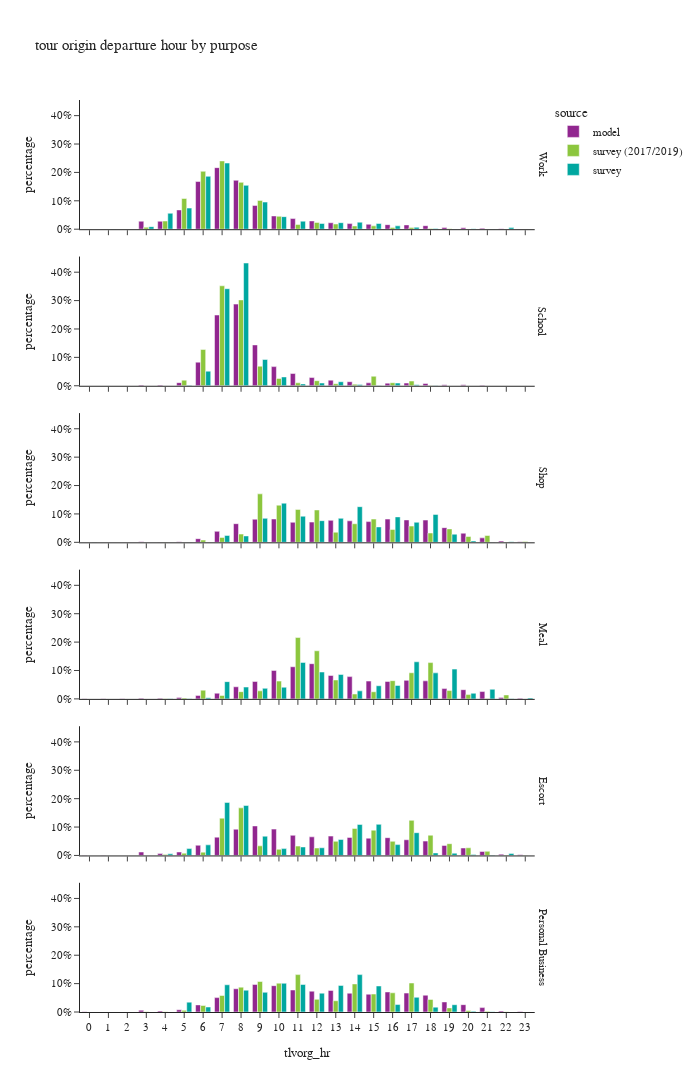

The code cell stored with this chart in its notebook:
### Markdown cell above
## time choice by purpose

### Code cell
df_plot = df_tour.groupby(['tlvorg_hr','pdpurp_label','source'])['toexpfac'].sum().reset_index()
df_plot['percentage'] = df_plot.groupby(['pdpurp_label','source'], group_keys=False)['toexpfac']. \
    apply(lambda x: x / float(x.sum()))

fig = px.bar(df_plot.sort_values(['pdpurp_label']),
             x="tlvorg_hr", y="percentage", color="source",barmode="group",
             facet_row='pdpurp_label',
             hover_data=['toexpfac'],
             title="tour origin departure hour by purpose")
fig.update_layout(height=1500, width=700)
fig.for_each_annotation(lambda a: a.update(text = a.text.split("=")[-1]))
fig.for_each_xaxis(lambda a: a.update(dict(dtick = 1, categoryorder='category ascending')))
fig.for_each_yaxis(lambda a: a.update(dict(tickformat=".0%")))
fig.show()

### Figure 1 — Plotly figure (JSON) as saved in the notebook; plotly's stock layout.template omitted (floating-point values rounded to 4 significant figures)
{"data": [{"alignmentgroup": "True", "customdata": [[1016.0], [2096.0], [38580.0], [40250.0], [31240.0], [38860.0], [24050.0], [51810.0], [238200.0], [232100.0], [1540.0], [115700.0], [64560.0], [93910.0], [27320.0], [20970.0], [4596.0], [17040.0], [641.0], [8536.0], [6839.0], [299700.0], [22180.0], [271.0]], "hovertemplate": "source=model<br>pdpurp_label=Work<br>tlvorg_hr=%{x}<br>percentage=%{y}<br>toexpfac=%{customdata[0]}<extra></extra>", "legendgroup": "model", "marker": {"color": "#91268F", "pattern": {"shape": ""}}, "name": "model", "offsetgroup": "model", "orientation": "v", "showlegend": true, "textposition": "auto", "x": [0, 22, 4, 12, 13, 3, 15, 11, 8, 6, 23, 9, 10, 5, 14, 17, 21, 18, 1, 19, 20, 7, 16, 2], "xaxis": "x6", "y": [0.0007352, 0.001517, 0.02792, 0.02913, 0.02261, 0.02812, 0.0174, 0.03749, 0.1723, 0.1679, 0.001114, 0.08375, 0.04672, 0.06796, 0.01977, 0.01517, 0.003326, 0.01233, 0.0004638, 0.006177, 0.004949, 0.2168, 0.01605, 0.0001961], "yaxis": "y6", "type": "bar"}, {"alignmentgroup": "True", "customdata": [[104600.0], [2702.0], [209100.0], [2499.0], [7449.0], [181200.0], [10380.0], [1550.0], [21050.0], [14410.0], [6970.0], [31360.0], [17.0], [49030.0], [6740.0], [5821.0], [3.0], [2.0], [60480.0], [2071.0], [12.0], [1747.0], [7972.0], [6.0]], "hovertemplate": "source=model<br>pdpurp_label=School<br>tlvorg_hr=%{x}<br>percentage=%{y}<br>toexpfac=%{customdata[0]}<extra></extra>", "legendgroup": "model", "marker": {"color": "#91268F", "pattern": {"shape": ""}}, "name": "model", "offsetgroup": "model", "orientation": "v", "showlegend": false, "textposition": "auto", "x": [9, 19, 8, 20, 15, 7, 14, 21, 12, 13, 17, 11, 22, 10, 16, 18, 2, 1, 6, 3, 23, 4, 5, 0], "xaxis": "x5", "y": [0.1439, 0.003716, 0.2876, 0.003436, 0.01024, 0.2492, 0.01428, 0.002131, 0.02894, 0.01982, 0.009584, 0.04312, 2.338e-05, 0.06742, 0.009268, 0.008004, 4.125e-06, 2.75e-06, 0.08317, 0.002848, 1.65e-05, 0.002402, 0.01096, 8.251e-06], "yaxis": "y5", "type": "bar"}, {"alignmentgroup": "True", "customdata": [[3527.0], [67440.0], [1933.0], [58450.0], [59900.0], [1681.0], [12850.0], [67190.0], [57900.0], [879.0], [195.0], [64760.0], [63530.0], [62130.0], [42430.0], [31790.0], [10570.0], [523.0], [26340.0], [53890.0], [66800.0], [382.0], [64380.0], [1372.0]], "hovertemplate": "source=model<br>pdpurp_label=Shop<br>tlvorg_hr=%{x}<br>percentage=%{y}<br>toexpfac=%{customdata[0]}<extra></extra>", "legendgroup": "model", "marker": {"color": "#91268F", "pattern": {"shape": ""}}, "name": "model", "offsetgroup": "model", "orientation": "v", "showlegend": false, "textposition": "auto", "x": [22, 10, 5, 12, 15, 23, 21, 16, 11, 4, 2, 17, 13, 14, 19, 7, 6, 0, 20, 8, 9, 1, 18, 3], "xaxis": "x4", "y": [0.004297, 0.08216, 0.002355, 0.07121, 0.07297, 0.002048, 0.01566, 0.08186, 0.07054, 0.001071, 0.0002376, 0.07889, 0.0774, 0.07569, 0.05169, 0.03872, 0.01288, 0.0006372, 0.03208, 0.06566, 0.08138, 0.0004654, 0.07843, 0.001671], "yaxis": "y4", "type": "bar"}, {"alignmentgroup": "True", "customdata": [[971.0], [37030.0], [112.0], [12200.0], [17120.0], [373.0], [29600.0], [29980.0], [30800.0], [276.0], [29000.0], [15300.0], [47390.0], [58520.0], [53430.0], [991.0], [2156.0], [20120.0], [5815.0], [38910.0], [28980.0], [9450.0], [2490.0], [1103.0]], "hovertemplate": "source=model<br>pdpurp_label=Meal<br>tlvorg_hr=%{x}<br>percentage=%{y}<br>toexpfac=%{customdata[0]}<extra></extra>", "legendgroup": "model", "marker": {"color": "#91268F", "pattern": {"shape": ""}}, "name": "model", "offsetgroup": "model", "orientation": "v", "showlegend": false, "textposition": "auto", "x": [23, 14, 2, 21, 19, 0, 15, 18, 17, 1, 16, 20, 10, 12, 11, 4, 22, 8, 6, 13, 9, 7, 5, 3], "xaxis": "x3", "y": [0.002057, 0.07843, 0.0002372, 0.02583, 0.03627, 0.00079, 0.06271, 0.0635, 0.06524, 0.0005846, 0.06143, 0.03241, 0.1004, 0.124, 0.1132, 0.002099, 0.004567, 0.04262, 0.01232, 0.08242, 0.06139, 0.02002, 0.005274, 0.002336], "yaxis": "y3", "type": "bar"}, {"alignmentgroup": "True", "customdata": [[9300.0], [70870.0], [10600.0], [38740.0], [20060.0], [27040.0], [49410.0], [3342.0], [350.0], [79720.0], [42400.0], [9278.0], [50290.0], [160.0], [48680.0], [52260.0], [46630.0], [305.0], [1578.0], [48000.0], [4964.0], [54430.0], [71130.0], [27570.0]], "hovertemplate": "source=model<br>pdpurp_label=Escort<br>tlvorg_hr=%{x}<br>percentage=%{y}<br>toexpfac=%{customdata[0]}<extra></extra>", "legendgroup": "model", "marker": {"color": "#91268F", "pattern": {"shape": ""}}, "name": "model", "offsetgroup": "model", "orientation": "v", "showlegend": false, "textposition": "auto", "x": [5, 8, 21, 18, 20, 19, 7, 22, 0, 9, 17, 3, 12, 2, 14, 13, 15, 1, 23, 16, 4, 11, 10, 6], "xaxis": "x2", "y": [0.01212, 0.09239, 0.01381, 0.0505, 0.02615, 0.03525, 0.06441, 0.004357, 0.0004563, 0.1039, 0.05527, 0.01209, 0.06556, 0.0002086, 0.06346, 0.06813, 0.06078, 0.0003976, 0.002057, 0.06257, 0.006471, 0.07095, 0.09272, 0.03595], "yaxis": "y2", "type": "bar"}, {"alignmentgroup": "True", "customdata": [[1082.0], [11950.0], [2620.0], [19890.0], [63020.0], [39040.0], [19280.0], [6091.0], [2772.0], [4978.0], [84.0], [244.0], [382.0], [74800.0], [71450.0], [27330.0], [45620.0], [51310.0], [54420.0], [48320.0], [51050.0], [58580.0], [56510.0], [59720.0]], "hovertemplate": "source=model<br>pdpurp_label=Personal Business<br>tlvorg_hr=%{x}<br>percentage=%{y}<br>toexpfac=%{customdata[0]}<extra></extra>", "legendgroup": "model", "marker": {"color": "#91268F", "pattern": {"shape": ""}}, "name": "model", "offsetgroup": "model", "orientation": "v", "showlegend": false, "textposition": "auto", "x": [23, 21, 22, 20, 8, 7, 6, 5, 4, 3, 2, 1, 0, 9, 10, 19, 18, 17, 16, 15, 14, 13, 12, 11], "xaxis": "x", "y": [0.001404, 0.01551, 0.0034, 0.02581, 0.08178, 0.05066, 0.02503, 0.007905, 0.003598, 0.00646, 0.000109, 0.0003167, 0.0004958, 0.09707, 0.09273, 0.03547, 0.05921, 0.06659, 0.07062, 0.06271, 0.06626, 0.07602, 0.07333, 0.0775], "yaxis": "y", "type": "bar"}, {"alignmentgroup": "True", "customdata": [[26840.0], [47070.0], [38840.0], [29710.0], [18520.0], [11540.0], [988.7], [393100.0], [333500.0], [269800.0], [165900.0], [176800.0], [988.7], [74340.0], [19190.0], [9235.0], [4129.0], [0.0], [2190.0], [1627.0], [663.4], [2.034], [10080.0], [66.61]], "hovertemplate": "source=survey (2017/2019)<br>pdpurp_label=Work<br>tlvorg_hr=%{x}<br>percentage=%{y}<br>toexpfac=%{customdata[0]}<extra></extra>", "legendgroup": "survey (2017/2019)", "marker": {"color": "#8CC63E", "pattern": {"shape": ""}}, "name": "survey (2017/2019)", "offsetgroup": "survey (2017/2019)", "orientation": "v", "showlegend": true, "textposition": "auto", "x": [11, 4, 12, 13, 14, 3, 22, 7, 6, 8, 9, 5, 23, 10, 15, 17, 18, 1, 19, 20, 0, 21, 16, 2], "xaxis": "x6", "y": [0.01642, 0.02879, 0.02376, 0.01817, 0.01133, 0.007056, 0.0006047, 0.2404, 0.204, 0.165, 0.1015, 0.1081, 0.0006047, 0.04547, 0.01173, 0.005648, 0.002525, 0.0, 0.001339, 0.0009952, 0.0004057, 1.244e-06, 0.006165, 4.074e-05], "yaxis": "y6", "type": "bar"}, {"alignmentgroup": "True", "customdata": [[9372.0], [0.0], [36240.0], [75.15], [158900.0], [0.0], [185000.0], [2900.0], [5635.0], [3741.0], [8699.0], [5464.0], [0.0], [13590.0], [675.1], [17570.0], [0.0], [0.0], [0.0], [0.0], [67140.0], [0.0], [10420.0], [0.0]], "hovertemplate": "source=survey (2017/2019)<br>pdpurp_label=School<br>tlvorg_hr=%{x}<br>percentage=%{y}<br>toexpfac=%{customdata[0]}<extra></extra>", "legendgroup": "survey (2017/2019)", "marker": {"color": "#8CC63E", "pattern": {"shape": ""}}, "name": "survey (2017/2019)", "offsetgroup": "survey (2017/2019)", "orientation": "v", "showlegend": false, "textposition": "auto", "x": [12, 22, 9, 19, 8, 20, 7, 14, 16, 13, 17, 11, 21, 10, 18, 15, 4, 1, 2, 3, 6, 23, 5, 0], "xaxis": "x5", "y": [0.01784, 0.0, 0.06898, 0.000143, 0.3024, 0.0, 0.3521, 0.005519, 0.01073, 0.00712, 0.01656, 0.0104, 0.0, 0.02586, 0.001285, 0.03345, 0.0, 0.0, 0.0, 0.0, 0.1278, 0.0, 0.01984, 0.0], "yaxis": "y5", "type": "bar"}, {"alignmentgroup": "True", "customdata": [[0.0], [18880.0], [102900.0], [35570.0], [16070.0], [44950.0], [64360.0], [0.5453], [91120.0], [608.1], [89630.0], [28020.0], [37190.0], [2124.0], [83.25], [6154.0], [13480.0], [22830.0], [51440.0], [134200.0], [313.6], [11.09], [25820.0], [557.4]], "hovertemplate": "source=survey (2017/2019)<br>pdpurp_label=Shop<br>tlvorg_hr=%{x}<br>percentage=%{y}<br>toexpfac=%{customdata[0]}<extra></extra>", "legendgroup": "survey (2017/2019)", "marker": {"color": "#8CC63E", "pattern": {"shape": ""}}, "name": "survey (2017/2019)", "offsetgroup": "survey (2017/2019)", "orientation": "v", "showlegend": false, "textposition": "auto", "x": [1, 21, 10, 16, 20, 17, 15, 2, 11, 4, 12, 13, 19, 23, 0, 6, 7, 8, 14, 9, 5, 3, 18, 22], "xaxis": "x4", "y": [0.0, 0.02401, 0.1309, 0.04524, 0.02043, 0.05717, 0.08185, 6.935e-07, 0.1159, 0.0007734, 0.114, 0.03564, 0.04729, 0.002701, 0.0001059, 0.007827, 0.01714, 0.02903, 0.06542, 0.1707, 0.0003989, 1.41e-05, 0.03284, 0.000709], "yaxis": "y4", "type": "bar"}, {"alignmentgroup": "True", "customdata": [[0.0], [6321.0], [5593.0], [10820.0], [0.0], [47200.0], [0.0], [23710.0], [0.0], [9277.0], [33990.0], [62590.0], [5109.0], [9392.0], [79800.0], [104.4], [23120.0], [0.0], [10420.0], [496.2], [11360.0], [24590.0], [4467.0], [1004.0]], "hovertemplate": "source=survey (2017/2019)<br>pdpurp_label=Meal<br>tlvorg_hr=%{x}<br>percentage=%{y}<br>toexpfac=%{customdata[0]}<extra></extra>", "legendgroup": "survey (2017/2019)", "marker": {"color": "#8CC63E", "pattern": {"shape": ""}}, "name": "survey (2017/2019)", "offsetgroup": "survey (2017/2019)", "orientation": "v", "showlegend": false, "textposition": "auto", "x": [2, 14, 20, 19, 0, 18, 1, 16, 23, 15, 17, 12, 22, 8, 11, 4, 10, 3, 9, 21, 6, 13, 7, 5], "xaxis": "x3", "y": [0.0, 0.01711, 0.01514, 0.02928, 0.0, 0.1278, 0.0, 0.06419, 0.0, 0.02512, 0.09202, 0.1695, 0.01383, 0.02543, 0.2161, 0.0002826, 0.06258, 0.0, 0.02822, 0.001343, 0.03074, 0.06658, 0.01209, 0.002719], "yaxis": "y3", "type": "bar"}, {"alignmentgroup": "True", "customdata": [[330.5], [72890.0], [53720.0], [5062.0], [636.9], [17980.0], [57100.0], [3465.0], [0.0], [11720.0], [30990.0], [14690.0], [69.0], [0.0], [41300.0], [6335.0], [21610.0], [11400.0], [38700.0], [1609.0], [0.0], [14280.0], [21630.0], [9348.0]], "hovertemplate": "source=survey (2017/2019)<br>pdpurp_label=Escort<br>tlvorg_hr=%{x}<br>percentage=%{y}<br>toexpfac=%{customdata[0]}<extra></extra>", "legendgroup": "survey (2017/2019)", "marker": {"color": "#8CC63E", "pattern": {"shape": ""}}, "name": "survey (2017/2019)", "offsetgroup": "survey (2017/2019)", "orientation": "v", "showlegend": false, "textposition": "auto", "x": [23, 8, 17, 6, 22, 19, 7, 5, 0, 20, 18, 9, 3, 2, 14, 21, 13, 12, 15, 4, 1, 11, 16, 10], "xaxis": "x2", "y": [0.0007599, 0.1676, 0.1235, 0.01164, 0.001465, 0.04134, 0.1313, 0.007969, 0.0, 0.02695, 0.07127, 0.03378, 0.0001587, 0.0, 0.09497, 0.01457, 0.0497, 0.02622, 0.08899, 0.0037, 0.0, 0.03283, 0.04974, 0.0215], "yaxis": "y2", "type": "bar"}, {"alignmentgroup": "True", "customdata": [[700.4], [2041.0], [4338.0], [107300.0], [71280.0], [47350.0], [18700.0], [4797.0], [693.7], [415.1], [0.0], [0.0], [0.0], [11830.0], [36070.0], [83280.0], [55080.0], [51540.0], [80590.0], [32260.0], [36320.0], [82770.0], [87580.0], [68.09]], "hovertemplate": "source=survey (2017/2019)<br>pdpurp_label=Personal Business<br>tlvorg_hr=%{x}<br>percentage=%{y}<br>toexpfac=%{customdata[0]}<extra></extra>", "legendgroup": "survey (2017/2019)", "marker": {"color": "#8CC63E", "pattern": {"shape": ""}}, "name": "survey (2017/2019)", "offsetgroup": "survey (2017/2019)", "orientation": "v", "showlegend": false, "textposition": "auto", "x": [22, 21, 20, 11, 8, 7, 6, 5, 4, 3, 2, 1, 0, 19, 18, 17, 16, 15, 14, 13, 12, 10, 9, 23], "xaxis": "x", "y": [0.0008594, 0.002505, 0.005323, 0.1317, 0.08746, 0.05809, 0.02295, 0.005886, 0.0008511, 0.0005094, 0.0, 0.0, 0.0, 0.01451, 0.04425, 0.1022, 0.06758, 0.06324, 0.09889, 0.03958, 0.04456, 0.1016, 0.1075, 8.355e-05], "yaxis": "y", "type": "bar"}, {"alignmentgroup": "True", "customdata": [[74930.0], [26890.0], [37770.0], [311400.0], [32950.0], [12100.0], [30690.0], [7464.0], [206300.0], [248900.0], [127700.0], [59090.0], [99400.0], [256.0], [26990.0], [3106.0], [9068.0], [552.0], [1355.0], [2492.0], [0.0], [1284.0], [0.0], [15880.0]], "hovertemplate": "source=survey<br>pdpurp_label=Work<br>tlvorg_hr=%{x}<br>percentage=%{y}<br>toexpfac=%{customdata[0]}<extra></extra>", "legendgroup": "survey", "marker": {"color": "#00A7A0", "pattern": {"shape": ""}}, "name": "survey", "offsetgroup": "survey", "orientation": "v", "showlegend": true, "textposition": "auto", "x": [4, 12, 11, 7, 14, 3, 13, 22, 8, 6, 9, 10, 5, 23, 15, 18, 17, 1, 19, 20, 0, 21, 2, 16], "xaxis": "x6", "y": [0.05606, 0.02012, 0.02826, 0.233, 0.02465, 0.009056, 0.02296, 0.005584, 0.1544, 0.1862, 0.09554, 0.04421, 0.07437, 0.0001915, 0.0202, 0.002324, 0.006784, 0.000413, 0.001014, 0.001864, 0.0, 0.0009608, 0.0, 0.01188], "yaxis": "y6", "type": "bar"}, {"alignmentgroup": "True", "customdata": [[48090.0], [156.1], [224800.0], [0.0], [0.0], [177700.0], [387.8], [0.0], [5016.0], [7405.0], [1663.0], [3333.0], [4970.0], [278.9], [2230.0], [16160.0], [75.6], [0.0], [26700.0], [0.0], [0.0], [0.0], [944.6], [0.0]], "hovertemplate": "source=survey<br>pdpurp_label=School<br>tlvorg_hr=%{x}<br>percentage=%{y}<br>toexpfac=%{customdata[0]}<extra></extra>", "legendgroup": "survey", "marker": {"color": "#00A7A0", "pattern": {"shape": ""}}, "name": "survey", "offsetgroup": "survey", "orientation": "v", "showlegend": false, "textposition": "auto", "x": [9, 19, 8, 21, 20, 7, 15, 22, 12, 13, 17, 11, 16, 18, 14, 10, 4, 1, 6, 2, 3, 23, 5, 0], "xaxis": "x5", "y": [0.09249, 0.0003002, 0.4323, 0.0, 0.0, 0.3419, 0.0007459, 0.0, 0.009647, 0.01424, 0.003199, 0.006411, 0.009559, 0.0005365, 0.004288, 0.03108, 0.0001454, 0.0, 0.05135, 0.0, 0.0, 0.0, 0.001817, 0.0], "yaxis": "y5", "type": "bar"}, {"alignmentgroup": "True", "customdata": [[82880.0], [53870.0], [766.9], [32650.0], [306.3], [55310.0], [0.0], [0.0], [45890.0], [50830.0], [17190.0], [8.11], [42470.0], [14570.0], [313.3], [484.4], [2934.0], [13520.0], [50810.0], [666.5], [75500.0], [1308.0], [59090.0], [0.0]], "hovertemplate": "source=survey<br>pdpurp_label=Shop<br>tlvorg_hr=%{x}<br>percentage=%{y}<br>toexpfac=%{customdata[0]}<extra></extra>", "legendgroup": "survey", "marker": {"color": "#00A7A0", "pattern": {"shape": ""}}, "name": "survey", "offsetgroup": "survey", "orientation": "v", "showlegend": false, "textposition": "auto", "x": [10, 16, 21, 15, 2, 11, 1, 4, 12, 13, 19, 23, 17, 7, 6, 0, 20, 8, 9, 5, 14, 22, 18, 3], "xaxis": "x4", "y": [0.1378, 0.08958, 0.001275, 0.0543, 0.0005094, 0.09197, 0.0, 0.0, 0.07631, 0.08452, 0.02859, 1.349e-05, 0.07062, 0.02422, 0.0005209, 0.0008055, 0.004879, 0.02248, 0.0845, 0.001108, 0.1256, 0.002174, 0.09826, 0.0], "yaxis": "y4", "type": "bar"}, {"alignmentgroup": "True", "customdata": [[0.0], [11240.0], [34280.0], [0.0], [18420.0], [7901.0], [41740.0], [0.0], [36490.0], [52020.0], [18900.0], [1329.0], [13430.0], [37660.0], [71.55], [45.94], [16590.0], [16320.0], [51140.0], [10.64], [0.0], [1619.0], [14800.0], [24190.0]], "hovertemplate": "source=survey<br>pdpurp_label=Meal<br>tlvorg_hr=%{x}<br>percentage=%{y}<br>toexpfac=%{customdata[0]}<extra></extra>", "legendgroup": "survey", "marker": {"color": "#00A7A0", "pattern": {"shape": ""}}, "name": "survey", "offsetgroup": "survey", "orientation": "v", "showlegend": false, "textposition": "auto", "x": [2, 14, 13, 1, 15, 20, 19, 0, 18, 17, 16, 23, 21, 12, 22, 5, 8, 10, 11, 4, 3, 6, 9, 7], "xaxis": "x3", "y": [0.0, 0.02823, 0.08609, 0.0, 0.04625, 0.01984, 0.1048, 0.0, 0.09164, 0.1306, 0.04746, 0.003337, 0.03373, 0.09458, 0.0001797, 0.0001154, 0.04167, 0.04099, 0.1284, 2.672e-05, 0.0, 0.004067, 0.03716, 0.06074], "yaxis": "y3", "type": "bar"}, {"alignmentgroup": "True", "customdata": [[0.0], [116100.0], [2042.0], [24640.0], [4675.0], [5243.0], [123300.0], [0.0], [5788.0], [15980.0], [52930.0], [0.0], [0.0], [72330.0], [17820.0], [72150.0], [898.5], [37190.0], [19720.0], [44780.0], [3757.0], [0.0], [25180.0], [15900.0]], "hovertemplate": "source=survey<br>pdpurp_label=Escort<br>tlvorg_hr=%{x}<br>percentage=%{y}<br>toexpfac=%{customdata[0]}<extra></extra>", "legendgroup": "survey", "marker": {"color": "#00A7A0", "pattern": {"shape": ""}}, "name": "survey", "offsetgroup": "survey", "orientation": "v", "showlegend": false, "textposition": "auto", "x": [23, 8, 20, 6, 22, 19, 7, 0, 18, 5, 17, 3, 2, 15, 12, 14, 21, 13, 11, 9, 4, 1, 16, 10], "xaxis": "x2", "y": [0.0, 0.1758, 0.003091, 0.03731, 0.007079, 0.007938, 0.1867, 0.0, 0.008763, 0.02419, 0.08014, 0.0, 0.0, 0.1095, 0.02698, 0.1092, 0.001361, 0.0563, 0.02986, 0.06781, 0.005688, 0.0, 0.03813, 0.02407], "yaxis": "y2", "type": "bar"}, {"alignmentgroup": "True", "customdata": [[208.4], [46.94], [817.9], [7877.0], [23570.0], [29390.0], [5381.0], [10660.0], [0.0], [0.0], [0.0], [0.0], [0.0], [21270.0], [5255.0], [15870.0], [8037.0], [28110.0], [40370.0], [28690.0], [20350.0], [0.0], [29670.0], [31020.0]], "hovertemplate": "source=survey<br>pdpurp_label=Personal Business<br>tlvorg_hr=%{x}<br>percentage=%{y}<br>toexpfac=%{customdata[0]}<extra></extra>", "legendgroup": "survey", "marker": {"color": "#00A7A0", "pattern": {"shape": ""}}, "name": "survey", "offsetgroup": "survey", "orientation": "v", "showlegend": false, "textposition": "auto", "x": [21, 22, 20, 19, 8, 7, 6, 5, 4, 3, 2, 1, 0, 9, 18, 17, 16, 15, 14, 13, 12, 23, 11, 10], "xaxis": "x", "y": [0.0006798, 0.0001531, 0.002668, 0.02569, 0.07687, 0.09586, 0.01755, 0.03478, 0.0, 0.0, 0.0, 0.0, 0.0, 0.06936, 0.01714, 0.05177, 0.02621, 0.0917, 0.1317, 0.09358, 0.06637, 0.0, 0.09677, 0.1012], "yaxis": "y", "type": "bar"}], "layout": {"xaxis": {"anchor": "y", "domain": [0.0, 0.98], "title": {"text": "tlvorg_hr"}, "dtick": 1, "categoryorder": "category ascending"}, "yaxis": {"anchor": "x", "domain": [0.0, 0.1417], "title": {"text": "percentage"}, "tickformat": ".0%"}, "xaxis2": {"anchor": "y2", "domain": [0.0, 0.98], "matches": "x", "showticklabels": false, "dtick": 1, "categoryorder": "category ascending"}, "yaxis2": {"anchor": "x2", "domain": [0.1717, 0.3133], "matches": "y", "title": {"text": "percentage"}, "tickformat": ".0%"}, "xaxis3": {"anchor": "y3", "domain": [0.0, 0.98], "matches": "x", "showticklabels": false, "dtick": 1, "categoryorder": "category ascending"}, "yaxis3": {"anchor": "x3", "domain": [0.3433, 0.485], "matches": "y", "title": {"text": "percentage"}, "tickformat": ".0%"}, "xaxis4": {"anchor": "y4", "domain": [0.0, 0.98], "matches": "x", "showticklabels": false, "dtick": 1, "categoryorder": "category ascending"}, "yaxis4": {"anchor": "x4", "domain": [0.515, 0.6567], "matches": "y", "title": {"text": "percentage"}, "tickformat": ".0%"}, "xaxis5": {"anchor": "y5", "domain": [0.0, 0.98], "matches": "x", "showticklabels": false, "dtick": 1, "categoryorder": "category ascending"}, "yaxis5": {"anchor": "x5", "domain": [0.6867, 0.8283], "matches": "y", "title": {"text": "percentage"}, "tickformat": ".0%"}, "xaxis6": {"anchor": "y6", "domain": [0.0, 0.98], "matches": "x", "showticklabels": false, "dtick": 1, "categoryorder": "category ascending"}, "yaxis6": {"anchor": "x6", "domain": [0.8583, 1.0], "matches": "y", "title": {"text": "percentage"}, "tickformat": ".0%"}, "annotations": [{"font": {}, "showarrow": false, "text": "Personal Business", "textangle": 90, "x": 0.98, "xanchor": "left", "xref": "paper", "y": 0.07083, "yanchor": "middle", "yref": "paper"}, {"font": {}, "showarrow": false, "text": "Escort", "textangle": 90, "x": 0.98, "xanchor": "left", "xref": "paper", "y": 0.2425, "yanchor": "middle", "yref": "paper"}, {"font": {}, "showarrow": false, "text": "Meal", "textangle": 90, "x": 0.98, "xanchor": "left", "xref": "paper", "y": 0.4142, "yanchor": "middle", "yref": "paper"}, {"font": {}, "showarrow": false, "text": "Shop", "textangle": 90, "x": 0.98, "xanchor": "left", "xref": "paper", "y": 0.5858, "yanchor": "middle", "yref": "paper"}, {"font": {}, "showarrow": false, "text": "School", "textangle": 90, "x": 0.98, "xanchor": "left", "xref": "paper", "y": 0.7575, "yanchor": "middle", "yref": "paper"}, {"font": {}, "showarrow": false, "text": "Work", "textangle": 90, "x": 0.98, "xanchor": "left", "xref": "paper", "y": 0.9292, "yanchor": "middle", "yref": "paper"}], "legend": {"title": {"text": "source"}, "tracegroupgap": 0}, "title": {"text": "tour origin departure hour by purpose"}, "barmode": "group", "height": 1500, "width": 700}}
